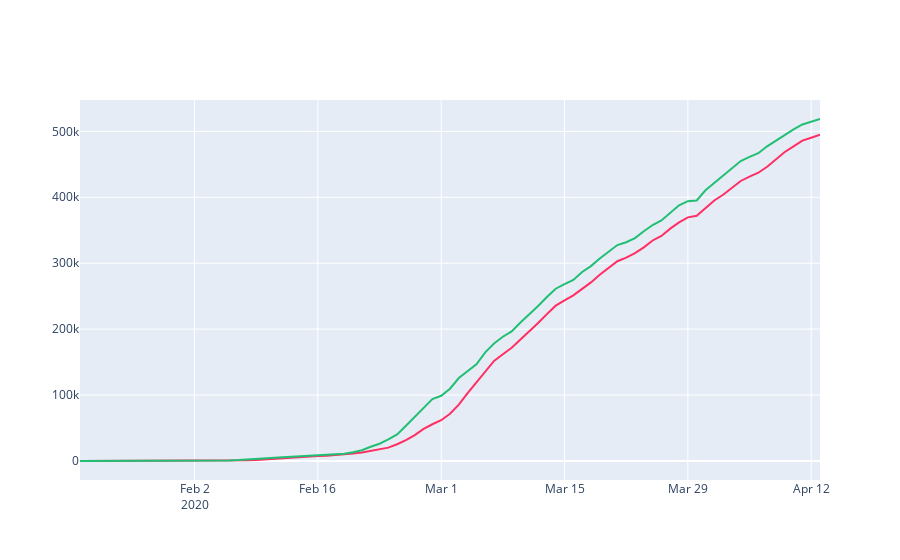

Notebook code cell kept with this figure:
### Code cell
fig_1 = px.line(time, x='date', y='negative', color_discrete_sequence=[dth])
fig_2 = px.line(time, x='date', y='test', color_discrete_sequence=[rec])
fig = make_subplots(rows=1, cols=1, shared_xaxes=True)
fig.add_trace(fig_1['data'][0])
fig.add_trace(fig_2['data'][0])
fig.show()
